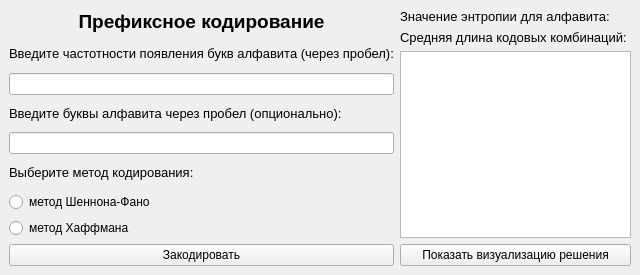
<?xml version="1.0" encoding="UTF-8"?>
<ui version="4.0">
 <class>MainWindow</class>
 <widget class="QMainWindow" name="MainWindow">
  <property name="geometry">
   <rect>
    <x>0</x>
    <y>0</y>
    <width>579</width>
    <height>275</height>
   </rect>
  </property>
  <property name="windowTitle">
   <string>MainWindow</string>
  </property>
  <widget class="QWidget" name="centralwidget">
   <layout class="QHBoxLayout" name="horizontalLayout">
    <item>
     <layout class="QVBoxLayout" name="verticalLayout">
      <item>
       <widget class="QLabel" name="label_1">
        <property name="text">
         <string>&lt;html&gt;&lt;head/&gt;&lt;body&gt;&lt;p align=&quot;center&quot;&gt;&lt;span style=&quot; font-size:14pt; font-weight:600;&quot;&gt;Префиксное кодирование&lt;/span&gt;&lt;/p&gt;&lt;/body&gt;&lt;/html&gt;</string>
        </property>
       </widget>
      </item>
      <item>
       <widget class="QLabel" name="label_2">
        <property name="text">
         <string>&lt;html&gt;&lt;head/&gt;&lt;body&gt;&lt;p&gt;&lt;span style=&quot; font-size:10pt;&quot;&gt;Введите частотности появления букв алфавита (через пробел):&lt;/span&gt;&lt;/p&gt;&lt;/body&gt;&lt;/html&gt;</string>
        </property>
       </widget>
      </item>
      <item>
       <widget class="QLineEdit" name="lineProba">
        <property name="inputMask">
         <string/>
        </property>
        <property name="text">
         <string/>
        </property>
        <property name="clearButtonEnabled">
         <bool>true</bool>
        </property>
       </widget>
      </item>
      <item>
       <widget class="QLabel" name="label_3">
        <property name="text">
         <string>&lt;html&gt;&lt;head/&gt;&lt;body&gt;&lt;p&gt;&lt;span style=&quot; font-size:10pt;&quot;&gt;Введите буквы алфавита через пробел (опционально):&lt;/span&gt;&lt;/p&gt;&lt;/body&gt;&lt;/html&gt;</string>
        </property>
       </widget>
      </item>
      <item>
       <widget class="QLineEdit" name="lineLetters">
        <property name="clearButtonEnabled">
         <bool>true</bool>
        </property>
       </widget>
      </item>
      <item>
       <widget class="QLabel" name="label_4">
        <property name="text">
         <string>&lt;html&gt;&lt;head/&gt;&lt;body&gt;&lt;p&gt;&lt;span style=&quot; font-size:10pt;&quot;&gt;Выберите метод кодирования:&lt;/span&gt;&lt;/p&gt;&lt;/body&gt;&lt;/html&gt;</string>
        </property>
       </widget>
      </item>
      <item>
       <widget class="QRadioButton" name="radioShannon">
        <property name="text">
         <string>метод Шеннона-Фано</string>
        </property>
       </widget>
      </item>
      <item>
       <widget class="QRadioButton" name="radioHuffman">
        <property name="text">
         <string>метод Хаффмана</string>
        </property>
       </widget>
      </item>
      <item>
       <widget class="QPushButton" name="pushCode">
        <property name="text">
         <string>Закодировать</string>
        </property>
       </widget>
      </item>
     </layout>
    </item>
    <item>
     <layout class="QVBoxLayout" name="verticalLayout_2">
      <item>
       <widget class="QLabel" name="labelEntropy">
        <property name="text">
         <string>&lt;html&gt;&lt;head/&gt;&lt;body&gt;&lt;p&gt;&lt;span style=&quot; font-size:10pt;&quot;&gt;Значение энтропии для алфавита:&lt;/span&gt;&lt;/p&gt;&lt;/body&gt;&lt;/html&gt;</string>
        </property>
       </widget>
      </item>
      <item>
       <widget class="QLabel" name="labelLength">
        <property name="text">
         <string>&lt;html&gt;&lt;head/&gt;&lt;body&gt;&lt;p&gt;&lt;span style=&quot; font-size:10pt;&quot;&gt;Средняя длина кодовых комбинаций: &lt;/span&gt;&lt;/p&gt;&lt;/body&gt;&lt;/html&gt;</string>
        </property>
       </widget>
      </item>
      <item>
       <widget class="QTableView" name="tableView"/>
      </item>
      <item>
       <widget class="QPushButton" name="btnVisual">
        <property name="text">
         <string>Показать визуализацию решения</string>
        </property>
       </widget>
      </item>
     </layout>
    </item>
   </layout>
  </widget>
 </widget>
 <resources/>
 <connections/>
</ui>
